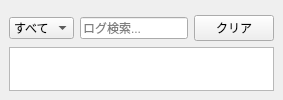
<?xml version="1.0" encoding="UTF-8"?>
<ui version="4.0">
 <class>LogDock</class>
 <widget class="QDockWidget" name="dockLog">
  <property name="windowTitle"><string>ログ</string></property>
  <widget class="QWidget" name="dockLogContents"><layout class="QVBoxLayout" name="verticalLayout_log"><item><widget class="QTabBar" name="logTabBar"/></item><item><layout class="QHBoxLayout" name="horizontalLayout_logFilter"><item><widget class="QComboBox" name="logLevelFilterCombo"><item><property name="text"><string>すべて</string></property></item><item><property name="text"><string>エラー</string></property></item><item><property name="text"><string>警告</string></property></item><item><property name="text"><string>情報</string></property></item></widget></item><item><widget class="QLineEdit" name="logSearchEdit"><property name="placeholderText"><string>ログ検索...</string></property></widget></item><item><widget class="QPushButton" name="logClearButton"><property name="text"><string>クリア</string></property></widget></item></layout></item><item><widget class="QTableView" name="logTableView"><property name="sizePolicy"><sizepolicy hsizetype="Expanding" vsizetype="Ignored"><horstretch>0</horstretch><verstretch>0</verstretch></sizepolicy></property><property name="alternatingRowColors"><bool>true</bool></property></widget></item></layout></widget>
 </widget>
 <resources/>
 <connections/>
</ui>
